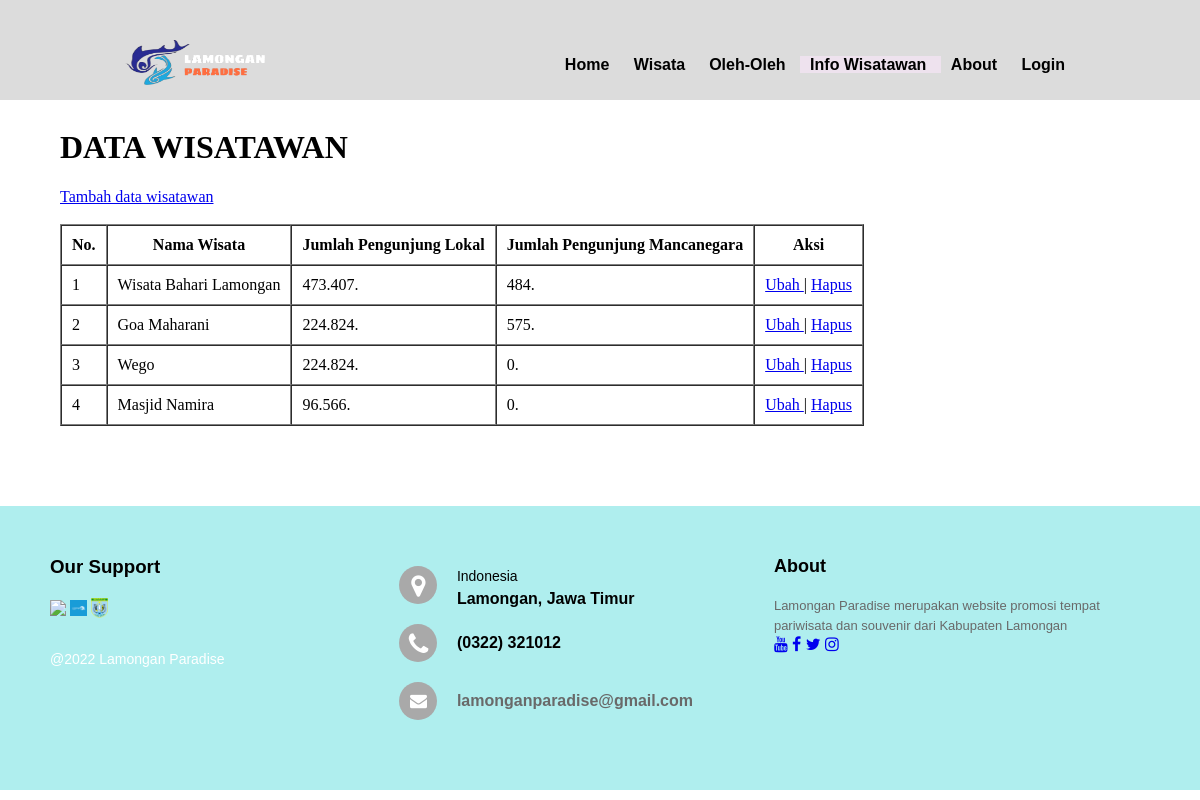
Page /uas/info2.php on the committed database.
### tables this page shows
CREATE TABLE `tb_wisatawan` (
  `id` int(11) NOT NULL,
  `nama_wisata` varchar(50) NOT NULL,
  `jml_lokal` double NOT NULL,
  `jml_manca` double NOT NULL
);

### uas/info2.php (the view, shortened to what this page needs)
<?php
include ('koneksi.php');
$result = mysqli_query($conn, "SELECT * FROM tb_wisatawan");
?>
<!DOCTYPE html>
<html>
<head>
	<link rel="stylesheet" type="text/css" href="b.css">
	<link rel="stylesheet" href="https://cdnjs.cloudflare.com/ajax/libs/font-awesome/4.7.0/css/font-awesome.min.css">
</head>
<body>
	<nav>
		<div class="">
			<img src="image/logoo.png" width="140" height="45">
		</div>
		<ul>
			<li><a href="a1.php"> Home </a></li>
			<li><a href="wisataa.php"> Wisata</a>
			</li>
			<li><a href=""> Oleh-Oleh </a></li>
			<li class="active"><a href="info.php"> Info Wisatawan </a></li>
			<li><a href="about2.php"> About </a></li>
			<li><a href="login.php"> Login </a></li>
		</ul>
	</nav>
	<br> <br> <br> <br> <br> <br>
	<div class="small-container">
	<h1> DATA WISATAWAN </h1>
	<a href="tambahwisatawan.php"> Tambah data wisatawan </a>
	<br> <br>
	<table border="1" cellpadding="10" cellspacing="0">
		<tr>
			<th> No. </th>
			<th> Nama Wisata </th>
			<th> Jumlah Pengunjung Lokal </th>
			<th> Jumlah Pengunjung Mancanegara </th>
			<th> Aksi </th>
		</tr>
		<?php $i = 1; ?>
		<?php
			while ($row = mysqli_fetch_assoc($result)) :
		?>
		<tr>
			<td> <?= $i; ?> </td>
			<td> <?= $row["nama_wisata"]; ?> </td>
			<td> <?= $row["jml_lokal"]; ?>. </td>
			<td> <?= $row["jml_manca"]; ?>. </td>
			<td>
				<a href="ubah.php?id=<?= $row["id"]; ?>"> Ubah </a> |
				<a href="hapus.php?id=<?= $row["id"]; ?>" onclick="return confirm('Apakah Anda yakin menghapus data ini?');"> Hapus </a>
			</td>
		</tr>
		<?php $i++; ?>
		<?php endwhile; ?>
	</table>
	</div>
	<footer class="footer">
		<div class="footer-left">
			<h3> Our Support </h3>
			<div class="our-support">
				<img src="image/lmg1.png">
				<img src="image/lmg2.png">
				<img src="image/lmg3.png">
			</div>
			<p class="footer-copyright"> @2022 Lamongan Paradise </p>
		</div>
		<div class="footer-center">
			<div>
				<i class="fa fa-map-marker"></i>
				<p><span>Indonesia</span> Lamongan, Jawa Timur </p>
			</div>
			<div>
				<i class="fa fa-phone"></i>
				<p>(0322) 321012</p>
			</div>
			<div>
				<i class="fa fa-envelope"></i>
				<p><a href="#">lamonganparadise@gmail.com</a></p>
			</div>
		</div>
		<div class="footer-right">
			<p class="footer-about">
				<span>About</span>
				Lamongan Paradise merupakan website promosi tempat pariwisata dan souvenir dari Kabupaten Lamongan
			</p>
			<div>
				<a href="#"><i class="fa fa-youtube"></i></a>
				<a href="#"><i class="fa fa-facebook"></i></a>
				<a href="#"><i class="fa fa-twitter"></i></a>
				<a href="#"><i class="fa fa-instagram"></i></a>
			</div>
		</div>
	</footer>
</body>
</html>

### uas/b.css (style rules this page uses)
html, body { margin: 0; padding: 0; height: 100%; }
nav { overflow: hidden; width: 100%; background: #dcdcdc; position: fixed; top: 0; height: 60px; display: flex; justify-content: space-around; }
nav li { display: inline; }
nav a { text-decoration: none; color: #000000; font-family: sans-serif; padding: 0px 10px; font-weight: bold; transition: 0.15s; }
.active { background-color: #EEE2EE; color: #BB8EBB; }
.small-container { max-width: 1080px; margin: auto; padding-left: 25px; padding-right: 25px; }
footer { position: fixed; bottom: 0; }
.footer { background-color: #afeeee; box-sizing: border-box; width: 100%; text-align: left; text-align: left; font: bold 16px sans-serif; padding: 50px 50px 60px 50px; margin-top: 80px; }
.footer .footer-left, .footer .footer-center, .footer .footer-right { display: inline-block; vertical-align: top; }
@media (max-height: 800px) { footer { position: static; } }
@media (max-height: 800px) { nav { padding-top: 40px; } }
.footer .footer-left { width: 30%; }
.footer h3 { color: #000000; margin: 0; padding-bottom: 20px; font-family: sans-serif; }
.footer .footer-left img { width: 5%; vertical-align: middle; }
.footer .footer-left .our-support { width: 100%; }
.footer .footer-copyright { color: #ffffff; font-size: 14px; font-weight: normal; margin: 0; padding-top: 10%; }
.footer .footer-center { width: 35%; }
.footer .footer-center i { background-color: #a9a9a9; color: #ffffff; font-size: 25px; width: 38px; height: 38px; border-radius: 50%; text-align: center; line-height: 42px; margin: 10px 15px; vertical-align: middle; }
.footer .footer-center i.fa-envelope { font-size: 17px; line-height: 38px; }
.footer .footer-center p { display: inline-block; color: #000000; vertical-align: middle; margin: 0px; }
.footer .footer-center p span { display: block; font-weight: normal; font-size: 14px; line-height: 2; }
.footer .footer-center p a { color: #696969; text-decoration: none; }
.footer .footer-right { width: 30%; }
.footer .footer-about { line-height: 20px; color: #696969; font-size: 13px; font-weight: normal; margin: 0px; }
.footer .footer-about span { display: block; color: #000000; font-size: 18px; font-weight: bold; margin-bottom: 20px; }

### rows in the picture
tb_wisatawan: nama_wisata "Wisata Bahari Lamongan", jml_lokal "473.407", jml_manca "484"
tb_wisatawan: nama_wisata "Goa Maharani", jml_lokal "224.824", jml_manca "575"
tb_wisatawan: nama_wisata "Wego", jml_lokal "224.824", jml_manca "0"
tb_wisatawan: nama_wisata "Masjid Namira", jml_lokal "96.566", jml_manca "0"
